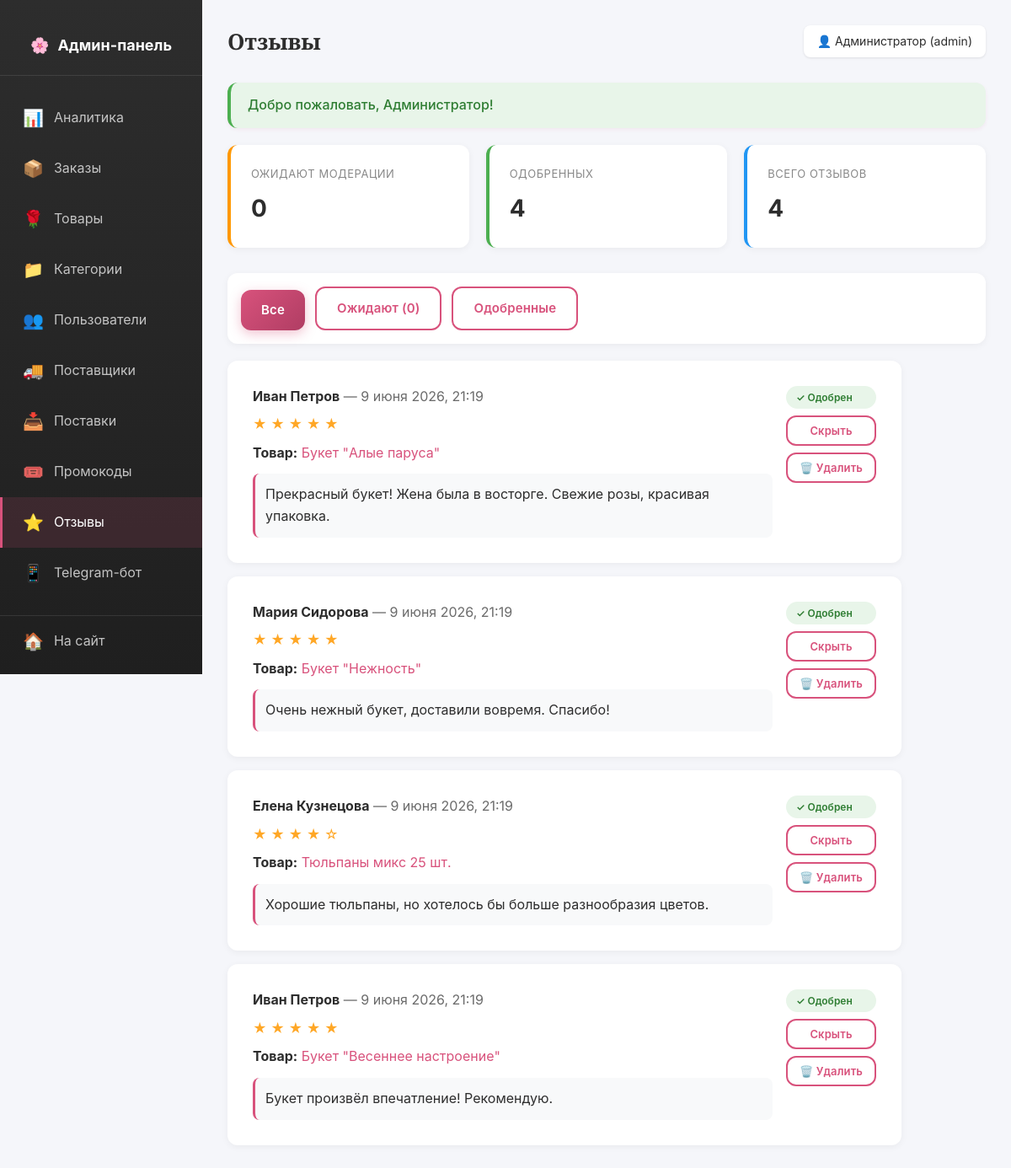
Screenshot of /admin/reviews.php (signed in) with the database file from the repository.
### tables this page shows
CREATE TABLE `users` (
  `id` INT(11) NOT NULL AUTO_INCREMENT,
  `name` VARCHAR(100) NOT NULL COMMENT 'Имя пользователя',
  `email` VARCHAR(100) NOT NULL UNIQUE COMMENT 'Email (логин)',
  `phone` VARCHAR(20) DEFAULT NULL COMMENT 'Телефон',
  `password_hash` VARCHAR(255) NOT NULL COMMENT 'Хеш пароля',
  `role` ENUM('admin','manager','client') NOT NULL DEFAULT 'client' COMMENT 'Роль пользователя',
  `created_at` TIMESTAMP NOT NULL DEFAULT CURRENT_TIMESTAMP,
  PRIMARY KEY (`id`),
  KEY `idx_email` (`email`),
  KEY `idx_role` (`role`)
);

CREATE TABLE `reviews` (
  `id` INT(11) NOT NULL AUTO_INCREMENT,
  `user_id` INT(11) NOT NULL,
  `product_id` INT(11) NOT NULL,
  `rating` TINYINT(1) NOT NULL DEFAULT 5 COMMENT 'Оценка 1-5',
  `comment` TEXT DEFAULT NULL,
  `is_approved` TINYINT(1) NOT NULL DEFAULT 1 COMMENT 'Одобрен модератором',
  `created_at` TIMESTAMP NOT NULL DEFAULT CURRENT_TIMESTAMP,
  PRIMARY KEY (`id`),
  KEY `idx_user` (`user_id`),
  KEY `idx_product` (`product_id`),
  CONSTRAINT `fk_reviews_user` FOREIGN KEY (`user_id`) REFERENCES `users` (`id`) ON DELETE CASCADE,
  CONSTRAINT `fk_reviews_product` FOREIGN KEY (`product_id`) REFERENCES `products` (`id`) ON DELETE CASCADE
);

CREATE TABLE `products` (
  `id` INT(11) NOT NULL AUTO_INCREMENT,
  `category_id` INT(11) NOT NULL,
  `name` VARCHAR(200) NOT NULL COMMENT 'Название товара',
  `description` TEXT DEFAULT NULL COMMENT 'Описание',
  `price` DECIMAL(10,2) NOT NULL DEFAULT 0.00 COMMENT 'Цена',
  `stock_quantity` INT(11) NOT NULL DEFAULT 0 COMMENT 'Остаток на складе',
  `image` VARCHAR(255) DEFAULT NULL COMMENT 'Изображение',
  `composition` TEXT DEFAULT NULL COMMENT 'Состав букета',
  `size` VARCHAR(50) DEFAULT NULL COMMENT 'Размер',
  `is_available` TINYINT(1) NOT NULL DEFAULT 1 COMMENT 'Доступен к заказу',
  `created_at` TIMESTAMP NOT NULL DEFAULT CURRENT_TIMESTAMP,
  PRIMARY KEY (`id`),
  KEY `idx_category` (`category_id`),
  KEY `idx_available` (`is_available`),
  CONSTRAINT `fk_products_category` FOREIGN KEY (`category_id`) REFERENCES `categories` (`id`) ON DELETE CASCADE
);

### includes/functions.php (called while the page is built, shortened)
<?php
function e(string $string): string
{
    return htmlspecialchars($string ?? '', ENT_QUOTES | ENT_HTML5, 'UTF-8');
}
function clean(string $string): string
{
    return trim(strip_tags($string));
}
function isLoggedIn(): bool
{
    return !empty($_SESSION['user_id']);
}
function currentUserId(): ?int
{
    return $_SESSION['user_id'] ?? null;
}
function currentUser(): ?array
{
    static $user = null;
    if ($user === null) {
        $user = db()->fetchOne(
            "SELECT * FROM users WHERE id = ?",
            [currentUserId()]
        );
    }
    return $user;
}
function isAdmin(): bool
{
    $user = currentUser();
    return $user && in_array($user['role'], ['admin', 'manager']);
}
function requireAdmin(): void
{
    if (!isAdmin()) {
        header('Location: /login.php');
        exit;
    }
}
function getFlash(string $type): ?string
{
    if (isset($_SESSION['flash'][$type])) {
        $msg = $_SESSION['flash'][$type];
        return $msg;
    }
    return null;
}
function formatDate(string $date, bool $withTime = false): string
{
    $months = [
        '01' => 'января', '02' => 'февраля', '03' => 'марта',
        '04' => 'апреля', '05' => 'мая', '06' => 'июня',
        '07' => 'июля', '08' => 'августа', '09' => 'сентября',
        '10' => 'октября', '11' => 'ноября', '12' => 'декабря'
    ];
    $ts = strtotime($date);
    $result = date('j', $ts) . ' ' . $months[date('m', $ts)] . ' ' . date('Y', $ts);
    if ($withTime) {
        $result .= ', ' . date('H:i', $ts);
    }
    return $result;
}

### includes/db.php (called while the page is built, shortened)
<?php
class Database
{
    private static ?Database $instance = null;
    private PDO $pdo;
    private function __construct()
    {
        try {
            $dsn = 'mysql:host=' . DB_HOST . ';dbname=' . DB_NAME . ';charset=' . DB_CHARSET;
            $options = [
                PDO::ATTR_ERRMODE => PDO::ERRMODE_EXCEPTION,
                PDO::ATTR_DEFAULT_FETCH_MODE => PDO::FETCH_ASSOC,
                PDO::ATTR_EMULATE_PREPARES => false,
                PDO::MYSQL_ATTR_INIT_COMMAND => "SET NAMES utf8mb4 COLLATE utf8mb4_unicode_ci"
            ];
            $this->pdo = new PDO($dsn, DB_USER, DB_PASS, $options);
        } catch (PDOException $e) {
            if (DEBUG_MODE) {
                die('Ошибка подключения к БД: ' . $e->getMessage());
            } else {
                die('Ошибка подключения к базе данных. Обратитесь к администратору.');
            }
        }
    }
    public static function getInstance(): Database
    {
        if (self::$instance === null) {
            self::$instance = new self();
        }
        return self::$instance;
    }
    public function query(string $sql, array $params = []): PDOStatement
    {
        try {
            $stmt = $this->pdo->prepare($sql);
            $stmt->execute($params);
            return $stmt;
        } catch (PDOException $e) {
            if (DEBUG_MODE) {
                die('Ошибка SQL: ' . $e->getMessage() . '<br>SQL: ' . $sql);
            } else {
                die('Произошла ошибка при работе с базой данных.');
            }
        }
    }
    public function fetchOne(string $sql, array $params = []): ?array
    {
        $stmt = $this->query($sql, $params);
        $result = $stmt->fetch();
        return $result ?: null;
    }
    public function fetchAll(string $sql, array $params = []): array
    {
        return $this->query($sql, $params)->fetchAll();
    }
    public function fetchValue(string $sql, array $params = [])
    {
        $stmt = $this->query($sql, $params);
        return $stmt->fetchColumn();
    }
}
function db(): Database
{
    return Database::getInstance();
}

### admin/reviews.php (the view, shortened to what this page needs)
<?php
require_once __DIR__ . '/../includes/db.php';
require_once __DIR__ . '/../includes/functions.php';
$pageTitle = 'Отзывы';
$filter = clean($_GET['filter'] ?? 'all');
$where = '1=1';
$reviews = db()->fetchAll(
    "SELECT r.*, u.name AS user_name, p.name AS product_name, p.id AS product_id
     FROM reviews r
     LEFT JOIN users u ON r.user_id = u.id
     LEFT JOIN products p ON r.product_id = p.id
     WHERE $where
     ORDER BY r.created_at DESC"
);
$pendingCount = (int)db()->fetchValue("SELECT COUNT(*) FROM reviews WHERE is_approved = 0");
$approvedCount = (int)db()->fetchValue("SELECT COUNT(*) FROM reviews WHERE is_approved = 1");
include __DIR__ . '/_header.php';
?>
<div class="stats-grid">
    <div class="stat-card stat-card--orange">
        <div class="stat-card__label">Ожидают модерации</div>
        <div class="stat-card__value"><?= $pendingCount ?></div>
    </div>
    <div class="stat-card stat-card--green">
        <div class="stat-card__label">Одобренных</div>
        <div class="stat-card__value"><?= $approvedCount ?></div>
    </div>
    <div class="stat-card stat-card--blue">
        <div class="stat-card__label">Всего отзывов</div>
        <div class="stat-card__value"><?= $pendingCount + $approvedCount ?></div>
    </div>
</div>
<div class="admin-filters">
    <a href="?filter=all" class="btn <?= $filter === 'all' ? 'btn--primary' : 'btn--outline' ?>">Все</a>
    <a href="?filter=pending" class="btn <?= $filter === 'pending' ? 'btn--primary' : 'btn--outline' ?>">
        Ожидают (<?= $pendingCount ?>)
    </a>
    <a href="?filter=approved" class="btn <?= $filter === 'approved' ? 'btn--primary' : 'btn--outline' ?>">Одобренные</a>
</div>
<?php if (empty($reviews)): ?>
    <div class="empty-state">
        <div class="empty-state__icon">⭐</div>
        <h3>Отзывов нет</h3>
    </div>
<?php else: ?>
    <?php foreach ($reviews as $r): ?>
        <div class="admin-form mb-2">
            <div style="display: flex; justify-content: space-between; align-items: start; gap: 16px; flex-wrap: wrap;">
                <div style="flex: 1; min-width: 280px;">
                    <div style="margin-bottom: 8px;">
                        <strong><?= e($r['user_name'] ?? 'Аноним') ?></strong>
                        <span class="text-muted"> — <?= formatDate($r['created_at'], true) ?></span>
                    </div>
                    <div style="margin-bottom: 8px; color: #ffa726;">
                        <?php for ($i = 1; $i <= 5; $i++): ?>
                            <?= $i <= $r['rating'] ? '★' : '☆' ?>
                        <?php endfor; ?>
                    </div>
                    <div style="margin-bottom: 12px;">
                        <strong>Товар:</strong>
                        <a href="/pages/product.php?id=<?= $r['product_id'] ?>" target="_blank"><?= e($r['product_name']) ?></a>
                    </div>
                    <div style="background: #f8f9fa; padding: 12px; border-radius: 8px; border-left: 3px solid #d8527c;">
                        <?= nl2br(e($r['comment'])) ?>
                    </div>
                </div>
                <div style="display: flex; flex-direction: column; gap: 8px;">
                    <?php if ($r['is_approved']): ?>
                        <span class="status-badge status-completed">✓ Одобрен</span>
                        <form method="POST" style="margin: 0;">
                            <button type="submit" class="btn btn--outline btn--small btn--block">Скрыть</button>
                        </form>
                    <?php endif; ?>
                    <form method="POST" style="margin: 0;">
                        <button type="submit" class="btn btn--outline btn--small btn--block"
                                data-confirm="Удалить отзыв навсегда?">🗑️ Удалить</button>
                    </form>
                </div>
            </div>
        </div>
    <?php endforeach; ?>
<?php endif; ?>
<?php include __DIR__ . '/_footer.php'; ?>

### admin/_header.php (shortened to what this page needs)
<?php
requireAdmin();
$user = currentUser();
$currentPage = basename($_SERVER['PHP_SELF'], '.php');
?>
<!DOCTYPE html>
<html lang="ru">
<head>
    <link rel="stylesheet" href="/assets/css/style.css">
    <link rel="stylesheet" href="/assets/css/admin.css">
</head>
<body>
<div class="admin-layout">
    <aside class="admin-sidebar">
        <div class="admin-sidebar__logo">
            <a href="/admin/">
                🌸 <span>Админ-панель</span>
            </a>
        </div>
        <ul class="admin-menu">
            <li>
                <a href="/admin/" class="admin-menu__item <?= $currentPage === 'index' ? 'active' : '' ?>">
                    <span class="admin-menu__icon">📊</span>
                    <span>Аналитика</span>
                </a>
            </li>
            <li>
                <a href="/admin/orders.php" class="admin-menu__item <?= $currentPage === 'orders' ? 'active' : '' ?>">
                    <span class="admin-menu__icon">📦</span>
                    <span>Заказы</span>
                </a>
            </li>
            <li>
                <a href="/admin/products.php" class="admin-menu__item <?= in_array($currentPage, ['products', 'product_edit']) ? 'active' : '' ?>">
                    <span class="admin-menu__icon">🌹</span>
                    <span>Товары</span>
                </a>
            </li>
            <li>
                <a href="/admin/categories.php" class="admin-menu__item <?= $currentPage === 'categories' ? 'active' : '' ?>">
                    <span class="admin-menu__icon">📁</span>
                    <span>Категории</span>
                </a>
            </li>
            <li>
                <a href="/admin/users.php" class="admin-menu__item <?= $currentPage === 'users' ? 'active' : '' ?>">
                    <span class="admin-menu__icon">👥</span>
                    <span>Пользователи</span>
                </a>
            </li>
            <li>
                <a href="/admin/suppliers.php" class="admin-menu__item <?= in_array($currentPage, ['suppliers', 'deliveries']) ? 'active' : '' ?>">
                    <span class="admin-menu__icon">🚚</span>
                    <span>Поставщики</span>
                </a>
            </li>
            <li>
                <a href="/admin/deliveries.php" class="admin-menu__item <?= $currentPage === 'deliveries' ? 'active' : '' ?>">
                    <span class="admin-menu__icon">📥</span>
                    <span>Поставки</span>
                </a>
            </li>
            <li>
                <a href="/admin/promocodes.php" class="admin-menu__item <?= $currentPage === 'promocodes' ? 'active' : '' ?>">
                    <span class="admin-menu__icon">🎟️</span>
                    <span>Промокоды</span>
                </a>
            </li>
            <li>
                <a href="/admin/reviews.php" class="admin-menu__item <?= $currentPage === 'reviews' ? 'active' : '' ?>">
                    <span class="admin-menu__icon">⭐</span>
                    <span>Отзывы</span>
                </a>
            </li>
            <li>
                <a href="/admin/telegram.php" class="admin-menu__item <?= $currentPage === 'telegram' ? 'active' : '' ?>">
                    <span class="admin-menu__icon">📱</span>
                    <span>Telegram-бот</span>
                </a>
            </li>
            <li style="border-top: 1px solid rgba(255,255,255,0.1); margin-top: 20px;">
                <a href="/" class="admin-menu__item">
                    <span class="admin-menu__icon">🏠</span>
                    <span>На сайт</span>
                </a>
            </li>
            <li>
                <a href="/logout.php" class="admin-menu__item">
                </a>
            </li>
        </ul>
    </aside>
    <main class="admin-content">
        <div class="admin-header">
            <h1 class="admin-header__title"><?= isset($pageTitle) ? e($pageTitle) : 'Админ-панель' ?></h1>
            <div class="admin-header__user">
                👤 <?= e($user['name']) ?> (<?= e($user['role']) ?>)
            </div>
        </div>
        <?php if ($flash = getFlash('success')): ?>
            <div class="flash flash--success"><?= e($flash) ?></div>
        <?php endif; ?>

### rows the page displays
users: name "Администратор", role "admin"
reviews: user.name "Иван Петров", created_at "9 июня 2026, 21:19", rating 5 (drawn), product.name "Букет \"Алые паруса\"", comment "Прекрасный букет! Жена была в восторге. Свежие розы, красивая упаковка."
reviews: user.name "Мария Сидорова", created_at "9 июня 2026, 21:19", rating 5 (drawn), product.name "Букет \"Нежность\"", comment "Очень нежный букет, доставили вовремя. Спасибо!"
reviews: user.name "Елена Кузнецова", created_at "9 июня 2026, 21:19", rating 4 (drawn), product.name "Тюльпаны микс 25 шт.", comment "Хорошие тюльпаны, но хотелось бы больше разнообразия цветов."
reviews: user.name "Иван Петров", created_at "9 июня 2026, 21:19", rating 5 (drawn), product.name "Букет \"Весеннее настроение\"", comment "Букет произвёл впечатление! Рекомендую."

### other values shown
$pageTitle "Отзывы"
$flash "Добро пожаловать, Администратор!"
$pendingCount "0"
$approvedCount "4"
$pendingCount + $approvedCount "4"
